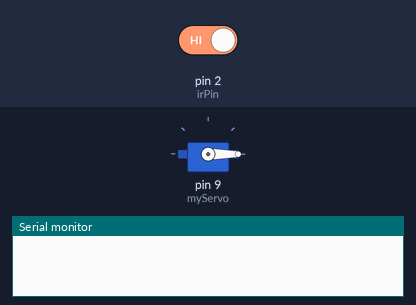
Bench run of a sketch on a simulated Arduino Uno, built with avr-gcc and run on an emulated ATmega328P. Parts: servo, the last lines printed to the serial monitor. The inputs (shaded band) are chosen by the test bench; at power-on: pin 2 (irPin) HIGH.

Above: at 1.8 s.
1.9 s: pin 2 (irPin) driven LOW
At 2.7 s:
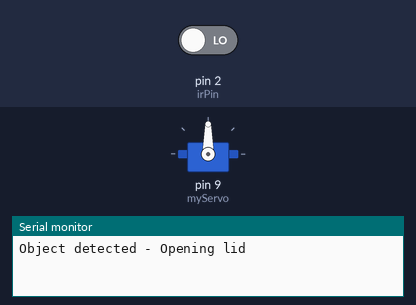
3.5 s: pin 2 (irPin) driven HIGH
At 6.2 s:
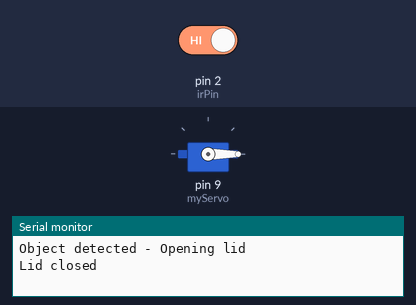
Timing chart, 0 to 7.7 s (numbered marks = the images above; inputs shaded):
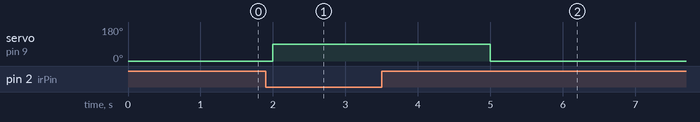

The sketch:

integration_ir_servo.ino
```cpp
#include <Servo.h>

Servo myServo;
int irPin = 2;

void setup() {
  pinMode(irPin, INPUT);
  myServo.attach(9);
  myServo.write(0);   // Lid closed
  Serial.begin(9600);
}

void loop() {
  int sensorValue = digitalRead(irPin);

  if (sensorValue == LOW) {
    Serial.println("Object detected - Opening lid");

    myServo.write(90);   // Open lid
    delay(3000);

    myServo.write(0);    // Close lid
    Serial.println("Lid closed");
  }

  delay(500);
}
```

Measured:
- after the input at 1.9 s, servo on pin 9 (myServo): 0° → 90° after 0.10 s
- after the input at 3.5 s, servo on pin 9 (myServo): goes on until 5.0 s, then stays 0°
